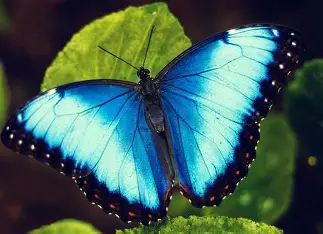
#> input picture computer vision/image.webp, 323 x 234 px, given in place of the camera
$ jupyter execute movingobj.ipynb
#> lines starting #> are read from the running program, lines starting #| are printed output that depends on the picture; after the words box and inside, x2 and y2 are one past the last pixel; in counts of white or black regions, pixels touching at a corner belong together
[cell 1]
import cv2

[cell 2]
vs=cv2.VideoCapture(2)

[cell 3]
# Start webcam (0 is the default camera)
vs = cv2.VideoCapture(0)

while True:
    success, img = vs.read()
#> img is the input picture: shape (234, 323, 3); mean B, G, R 85.9, 93.6, 63.1
    if not success:
        print("Failed to grab frame")
        break

    cv2.imshow("Video Stream", img)

    key = cv2.waitKey(1) & 0xFF
#> (key q is pressed here)
    if key == ord("q"):
        break

# Clean up
vs.release()
cv2.destroyAllWindows()

[cell 4]
# Start video capture
vs = cv2.VideoCapture(0)

# Read the first frame
ret, prev_frame = vs.read()
prev_frame = cv2.cvtColor(prev_frame, cv2.COLOR_BGR2GRAY)
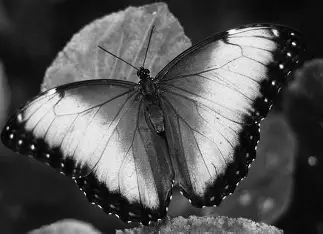
#> prev_frame: shape (234, 323); min 0, max 255, mean 83.6
prev_frame = cv2.GaussianBlur(prev_frame, (21, 21), 0)
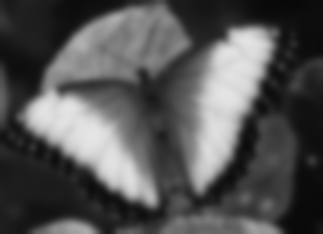
#> prev_frame: shape (234, 323); min 8, max 229, mean 83.6

while True:
    ret, frame = vs.read()
    if not ret:
        break

    gray = cv2.cvtColor(frame, cv2.COLOR_BGR2GRAY)
    gray = cv2.GaussianBlur(gray, (21, 21), 0)

    # Find the absolute difference
    diff = cv2.absdiff(prev_frame, gray)
#> diff: shape (234, 323); every value is 0
    thresh = cv2.threshold(diff, 25, 255, cv2.THRESH_BINARY)[1]
    thresh = cv2.dilate(thresh, None, iterations=2)

    # Find contours
    contours, _ = cv2.findContours(thresh, cv2.RETR_EXTERNAL, cv2.CHAIN_APPROX_SIMPLE)
#> contours = []

    motion_detected = False

    for contour in contours:
        if cv2.contourArea(contour) < 500:
            continue
        motion_detected = True
        (x, y, w, h) = cv2.boundingRect(contour)
        cv2.rectangle(frame, (x, y), (x + w, y + h), (0, 255, 0), 2)
#> this loop made 0 passes

    # Show status
    status_text = "Motion Detected" if motion_detected else "Normal"
    color = (0, 0, 255) if motion_detected else (0, 255, 0)
    cv2.putText(frame, status_text, (10, 30), cv2.FONT_HERSHEY_SIMPLEX, 1, color, 2)
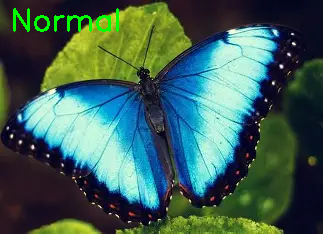
#> frame: shape (234, 323, 3); 1.05% of pixels changed, all inside (x1, y1, x2, y2) = (13, 8, 119, 32)

    # Show result
    cv2.imshow("Motion Detection", frame)

    key = cv2.waitKey(1) & 0xFF
#> (key q is pressed here)
    if key == ord('q'): # press q for exit
        break

    prev_frame = gray

# Cleanup
vs.release()
cv2.destroyAllWindows()
